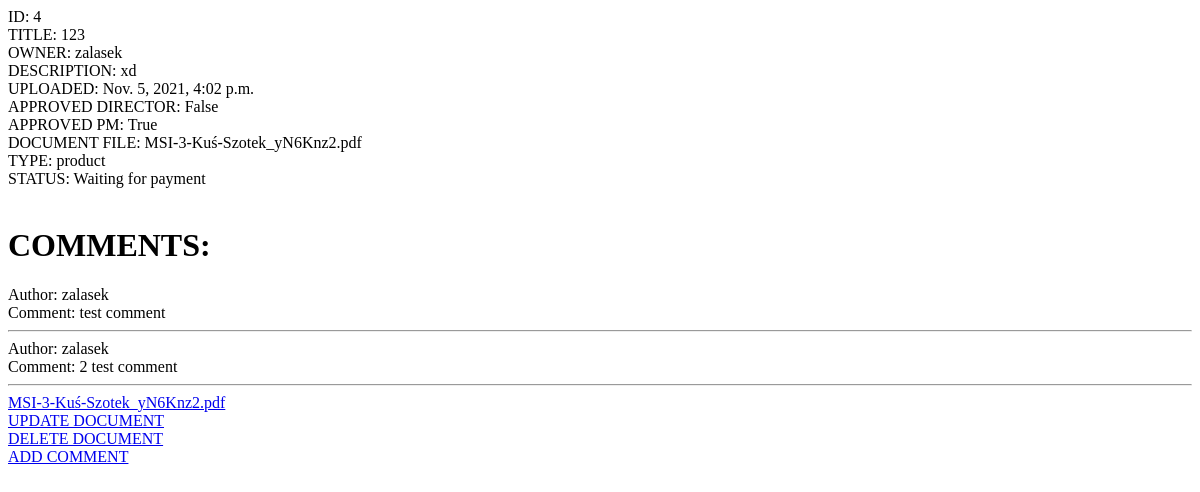
Page /documents/4 (signed in) on the earlier database version.
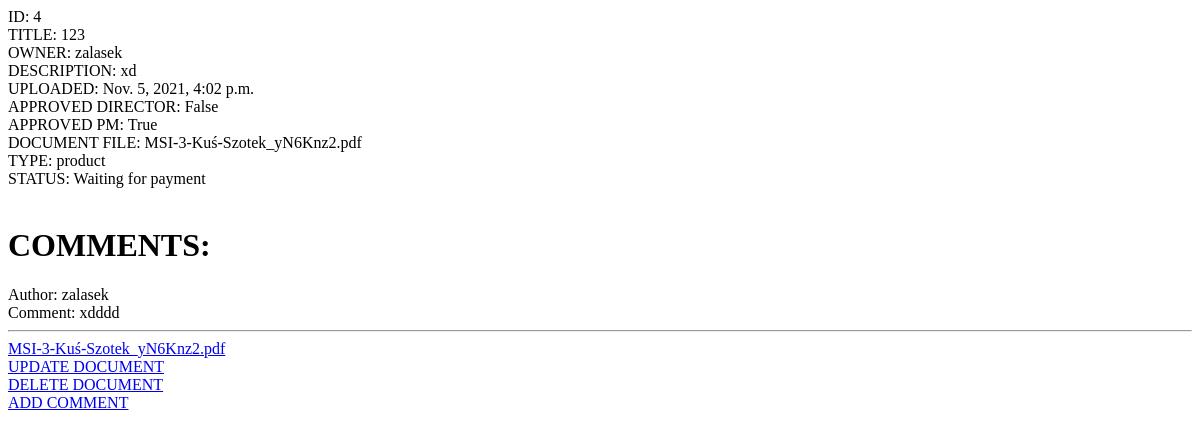
Same page on the later database version.
### documents/models.py (models this page shows)
class Comment(models.Model):
    document = models.ForeignKey(Document, on_delete=CASCADE, null=True, blank=True)
    employee = models.ForeignKey(Employee, on_delete=CASCADE, null=True, blank=True)
    comment = models.TextField(blank=False, null=False)
    created = models.DateTimeField(auto_now_add=True)

### employees/models.py (models this page shows)
class Employee(models.Model):
    position_choice = [
    ('accounts', 'Accounts'),
    ('director_products', 'Products Director'),
    ('director_services', 'Services Director'),
    ('project_menager', 'Project Menager'),
]
    employee = models.OneToOneField(User, on_delete=models.CASCADE)
    position = models.CharField(max_length=30, null=True, blank=True, choices=position_choice)
    def __str__(self) -> str:
        return self.employee.username

### documents/views.py (the view)
# urls.py: path('<int:pk>', DocumentDetailView, name='document-detail'),
def DocumentDetailView(request, pk):
    if not request.user.is_authenticated:
        return redirect('login')
    document = Document.objects.get(id=pk)
    if Comment.objects.filter(document = document).exists():
        comments = Comment.objects.filter(document = document)
        context = {'document':document,
                    'comments':comments}
        print('lol')
    else:
        context = {'document':document}
    print(context)
    return render(request, 'documents/document_detail.html', context)

### documents/models.py (called while the page is built)
    def __str__(self) -> str:
        return str(self.title)

### documents/templates/documents/document_detail.html
    ID: {{document.id}} <br>
    TITLE: {{document.title}} <br>
    OWNER: {{document.owner}} <br>
    DESCRIPTION: {{document.description}} <br>
    UPLOADED: {{document.created}} <br>
    APPROVED DIRECTOR: {{document.approved_director}} <br>
    APPROVED PM: {{document.approved_pm}} <br>
    DOCUMENT FILE: {{document.document_file}} <br>
    TYPE: {{document.type}} <br>
    STATUS: {{document.status}} <br>
    <br> <h1> COMMENTS: </h1>
    {% for comment in comments %}
    Author: {{comment.employee}} <br>
    Comment: {{comment.comment}} <br>
    <hr>
    {% endfor %}
    <a href='media/{{document.document_file}}'> {{document.document_file}} </a> <br>
    <a href='{% url 'document-update' document.id%}'> UPDATE DOCUMENT </a> <br>
    <a href='{% url 'document-delete' document.id%}'> DELETE DOCUMENT </a> <br>
    <a href='{% url 'document-comment' document.id%}'> ADD COMMENT </a> <br>

Differences in the rows shown:
removed Comment: employee "zalasek", comment "test comment"
removed Comment: employee "zalasek", comment "2 test comment"
added Comment: employee "zalasek", comment "xdddd"
